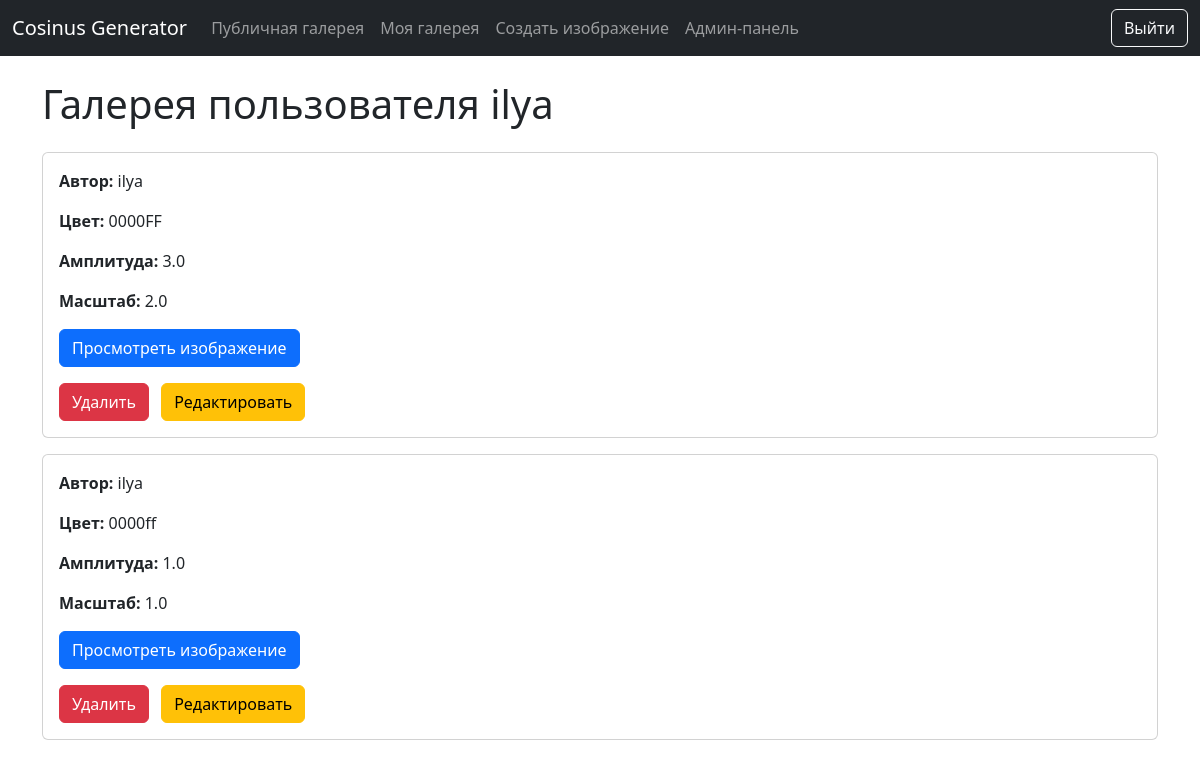
The app's page /gallery/user/ilya/ (signed in), older data.
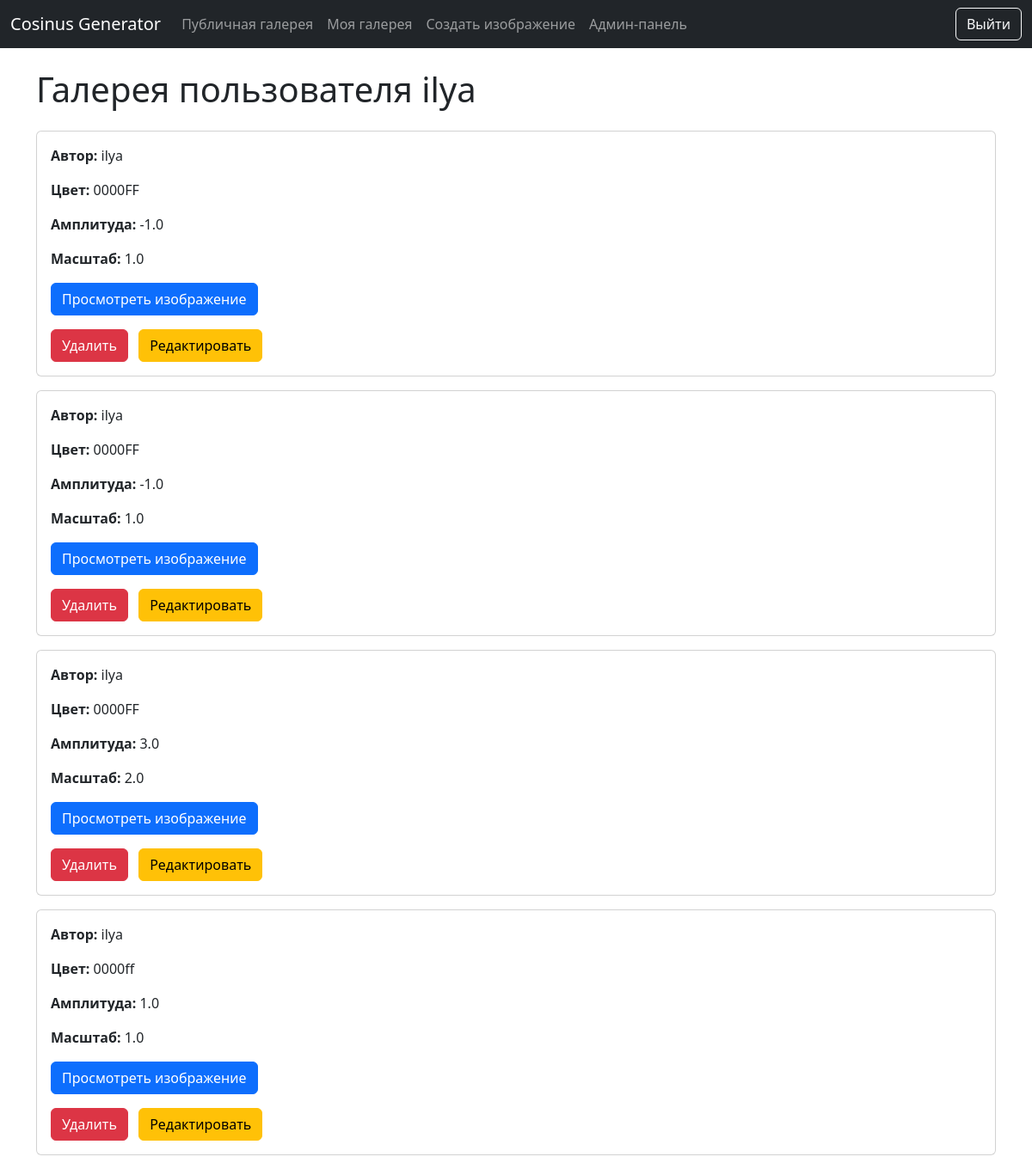
The same page, newer data.
### images/models.py (models this page shows, shortened)
class ImageConfig(models.Model):
    user = models.ForeignKey(User, on_delete=models.CASCADE, related_name='image_configs')
    color = models.CharField(max_length=7, default='#0000FF')  # HEX-код цвета, по умолчанию синий
    amplitude = models.FloatField(
        validators=[MinValueValidator(0.1), MaxValueValidator(10.0)], default=1.0
    )  # Амплитуда косинуса
    scale = models.FloatField(
        validators=[MinValueValidator(0.1), MaxValueValidator(10.0)], default=1.0
    )  # Масштаб графика
    created_at = models.DateTimeField(auto_now_add=True)
    class Meta:
        ordering = ['-created_at']

class User(AbstractUser): # Определение кастомной модели пользователя, наследующейся от AbstractUser
    groups = models.ManyToManyField(
        'auth.Group',
        related_name='images_user_groups',  # Уникальное имя для обратного аксессора
        blank=True,
        help_text='The groups this user belongs to.',
        verbose_name='groups'
    )

### images/views.py (the view)
# urls.py: path('gallery/user/<str:username>/', views.user_gallery, name='user_gallery'),
def user_gallery(request, username):
    user = get_object_or_404(User, username=username)
    configs = ImageConfig.objects.filter(user=user)
    return render(request, 'gallery.html', {'configs': configs, 'gallery_user': user})

### images/templates/gallery.html (shortened to what this page needs)
{% extends "base.html" %}
{% block content %}
    <h1 class="mb-4">
        {% if gallery_user %}
            Галерея пользователя {{ gallery_user.username }}
        {% elif request.path == '/gallery/my/' %}
            Моя галерея
        {% else %}
            Публичная галерея
        {% endif %}
    </h1>
    {% if authors %}
        {% for author in authors %}
            <div class="card mb-3">
                <div class="card-body">
                    <p class="card-text"><strong>Автор:</strong> {{ author.username }}</p>
                    <a href="{% url 'user_gallery' author.username %}" class="btn btn-primary">Посмотреть галерею</a>
                </div>
            </div>
        {% endfor %}
    {% elif configs %}
        {% for config in configs %}
            <div class="card mb-3">
                <div class="card-body">
                    <p class="card-text"><strong>Автор:</strong> {{ config.user.username }}</p>
                    <p class="card-text"><strong>Цвет:</strong> {{ config.color }}</p>
                    <p class="card-text"><strong>Амплитуда:</strong> {{ config.amplitude }}</p>
                    <p class="card-text"><strong>Масштаб:</strong> {{ config.scale }}</p>
                    <a href="{% url 'image_detail' config.pk %}" class="btn btn-primary">Просмотреть изображение</a>
                    <div class="mt-3">
                        {% if user == config.user or user.is_staff %}
                            <form method="post" action="{% url 'delete_config' config.pk %}" class="d-inline">
                                <button type="submit" class="btn btn-danger">Удалить</button>
                            </form>
                        {% endif %}
                        {% if user.is_staff %}
                            <a href="{% url 'edit_config' config.pk %}" class="btn btn-warning ms-2">Редактировать</a>
                        {% endif %}
                    </div>
                </div>
            </div>
        {% endfor %}
    {% else %}
        <p class="text-muted">Конфигурации или авторы не найдены.</p>
    {% endif %}
{% endblock %}

Row changes from the older to the newer data that the page shows:
added ImageConfig: user.username "ilya", color "0000FF", amplitude "-1.0", scale "1.0", shows "Удалить"
added ImageConfig: user.username "ilya", color "0000FF", amplitude "-1.0", scale "1.0", shows "Удалить"
